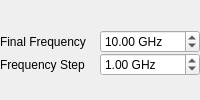
         <widget class="QWidget" name="freq_tab">
          <attribute name="title">
           <string>RF Frequency</string>
          </attribute>
          <layout class="QVBoxLayout" name="verticalLayout_8">
           <property name="spacing">
            <number>0</number>
           </property>
           <property name="leftMargin">
            <number>0</number>
           </property>
           <property name="topMargin">
            <number>6</number>
           </property>
           <property name="rightMargin">
            <number>0</number>
           </property>
           <property name="bottomMargin">
            <number>0</number>
           </property>
           <item>
            <layout class="QGridLayout" name="freq_params">
             <item row="0" column="0">
              <widget class="QLabel" name="label_10">
               <property name="text">
                <string>Final Frequency</string>
               </property>
              </widget>
             </item>
             <item row="0" column="1">
              <widget class="QDoubleSpinBox" name="freq_end">
               <property name="suffix">
                <string> GHz</string>
               </property>
               <property name="maximum">
                <double>20.000000000000000</double>
               </property>
               <property name="singleStep">
                <double>0.500000000000000</double>
               </property>
               <property name="value">
                <double>10.000000000000000</double>
               </property>
              </widget>
             </item>
             <item row="1" column="0">
              <widget class="QLabel" name="label_11">
               <property name="text">
                <string>Frequency Step</string>
               </property>
              </widget>
             </item>
             <item row="1" column="1">
              <widget class="QDoubleSpinBox" name="freq_step">
               <property name="suffix">
                <string> GHz</string>
               </property>
               <property name="maximum">
                <double>20.000000000000000</double>
               </property>
               <property name="singleStep">
                <double>0.500000000000000</double>
               </property>
               <property name="value">
                <double>1.000000000000000</double>
               </property>
              </widget>
             </item>
            </layout>
           </item>
          </layout>
         </widget>
